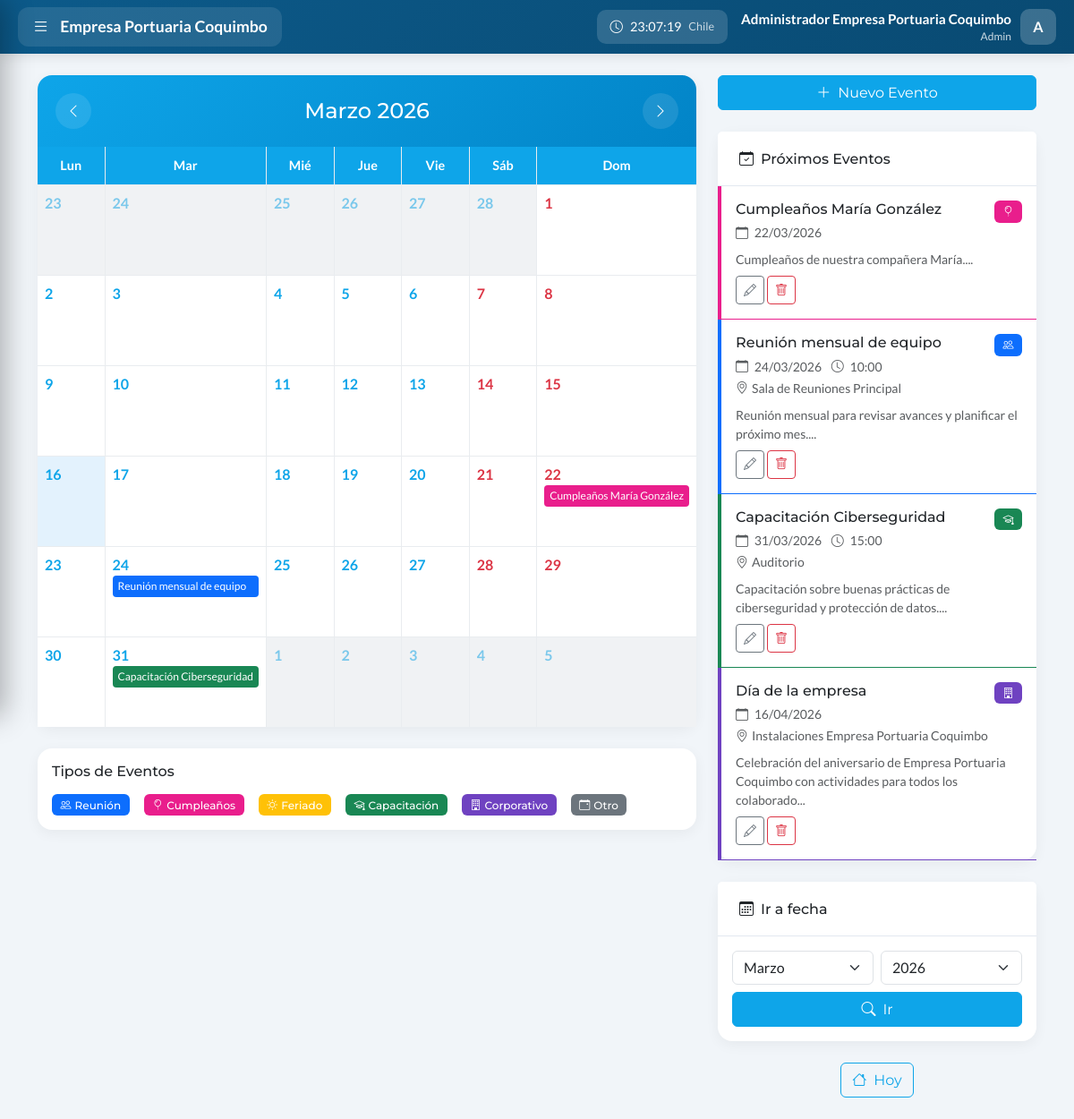
The app's page /eventos.php (signed in) with its own data.
### tables this page shows
CREATE TABLE IF NOT EXISTS users (
    id INT AUTO_INCREMENT PRIMARY KEY,
    name VARCHAR(100) NOT NULL,
    username VARCHAR(50) NOT NULL UNIQUE,
    email VARCHAR(150) NOT NULL UNIQUE,
    password VARCHAR(255) NOT NULL,
    role ENUM('admin', 'soporte', 'social', 'denuncia', 'user') NOT NULL DEFAULT 'user',
    is_active TINYINT(1) DEFAULT 1,
    last_login TIMESTAMP NULL,
    login_attempts INT DEFAULT 0,
    locked_until TIMESTAMP NULL,
    birthday DATE DEFAULT NULL,
    phone VARCHAR(20) DEFAULT NULL,
    department VARCHAR(100) DEFAULT NULL,
    position VARCHAR(100) DEFAULT NULL,
    avatar VARCHAR(255) DEFAULT NULL,
    bio TEXT DEFAULT NULL,
    created_at TIMESTAMP DEFAULT CURRENT_TIMESTAMP,
    updated_at TIMESTAMP DEFAULT CURRENT_TIMESTAMP ON UPDATE CURRENT_TIMESTAMP,
    INDEX idx_username (username),
    INDEX idx_email (email),
    INDEX idx_role (role)
);

CREATE TABLE IF NOT EXISTS events (
    id INT AUTO_INCREMENT PRIMARY KEY,
    title VARCHAR(200) NOT NULL,
    description TEXT DEFAULT NULL,
    event_type ENUM('meeting', 'birthday', 'holiday', 'training', 'corporate', 'other') DEFAULT 'other',
    start_date DATETIME NOT NULL,
    end_date DATETIME DEFAULT NULL,
    all_day TINYINT(1) DEFAULT 0,
    location VARCHAR(200) DEFAULT NULL,
    color VARCHAR(7) DEFAULT '#0a2540',
    is_public TINYINT(1) DEFAULT 1,
    created_by INT DEFAULT NULL,
    department VARCHAR(100) DEFAULT NULL,
    recurrence ENUM('none', 'daily', 'weekly', 'monthly', 'yearly') DEFAULT 'none',
    reminder_minutes INT DEFAULT NULL,
    created_at TIMESTAMP DEFAULT CURRENT_TIMESTAMP,
    updated_at TIMESTAMP DEFAULT CURRENT_TIMESTAMP ON UPDATE CURRENT_TIMESTAMP,
    FOREIGN KEY (created_by) REFERENCES users(id) ON DELETE SET NULL,
    INDEX idx_start_date (start_date),
    INDEX idx_event_type (event_type)
);

### includes/autenticacion.php (called while the page is built, shortened)
<?php
function isLoggedIn() {
    return isset($_SESSION['logged_in']) && $_SESSION['logged_in'] === true;
}
function getCurrentUser() {
    global $pdo;
    $stmt = $pdo->prepare('SELECT id, name, username, email, role FROM users WHERE id = ?');
    $stmt->execute([$_SESSION['user_id']]);
    return $stmt->fetch();
}
?>

### public/eventos.php (the view, shortened to what this page needs)
<?php
require_once '../includes/bootstrap.php';
$user = isLoggedIn() ? getCurrentUser() : null;
$year = isset($_GET['year']) ? (int)$_GET['year'] : date('Y');
$month = isset($_GET['month']) ? (int)$_GET['month'] : date('n');
$firstDay = mktime(0, 0, 0, $month, 1, $year);
$daysInMonth = date('t', $firstDay);
$startingDay = date('N', $firstDay);
$startDate = "$year-" . str_pad($month, 2, '0', STR_PAD_LEFT) . "-01";
$endDate = "$year-" . str_pad($month, 2, '0', STR_PAD_LEFT) . "-$daysInMonth";
$stmt = $pdo->prepare('SELECT * FROM events WHERE DATE(start_date) BETWEEN ? AND ? ORDER BY start_date');
$stmt->execute([$startDate, $endDate]);
$events = $stmt->fetchAll();
$eventsByDay = [];
foreach ($events as $event) {
    $day = (int)date('j', strtotime($event['start_date']));
    $eventsByDay[$day][] = $event;
}
$stmt = $pdo->prepare('SELECT * FROM events WHERE DATE(start_date) >= CURDATE() ORDER BY start_date LIMIT 5');
$stmt->execute();
$upcomingEvents = $stmt->fetchAll();
$eventTypes = [
    'meeting' => ['name' => 'Reunión', 'color' => '#0d6efd', 'icon' => 'people'],
    'birthday' => ['name' => 'Cumpleaños', 'color' => '#e91e8c', 'icon' => 'balloon'],
    'holiday' => ['name' => 'Feriado', 'color' => '#ffc107', 'icon' => 'sun'],
    'training' => ['name' => 'Capacitación', 'color' => '#198754', 'icon' => 'mortarboard'],
    'corporate' => ['name' => 'Corporativo', 'color' => '#6f42c1', 'icon' => 'building'],
    'other' => ['name' => 'Otro', 'color' => '#6c757d', 'icon' => 'calendar-event'],
];
$monthNames = ['', 'Enero', 'Febrero', 'Marzo', 'Abril', 'Mayo', 'Junio', 'Julio', 'Agosto', 'Septiembre', 'Octubre', 'Noviembre', 'Diciembre'];
$dayNames = ['Lun', 'Mar', 'Mié', 'Jue', 'Vie', 'Sáb', 'Dom'];
?>
<!DOCTYPE html>
<html lang="es">
<head>
    <link href="https://cdn.jsdelivr.net/npm/bootstrap@5.3.2/dist/css/bootstrap.min.css" rel="stylesheet">
    <link href="https://cdn.jsdelivr.net/npm/bootstrap-icons@1.11.1/font/bootstrap-icons.css" rel="stylesheet">
    <link href="css/intranet.css" rel="stylesheet">
    <link href="css/eventos.css" rel="stylesheet">
</head>
<body class="has-sidebar">
    <?php include '../includes/barra_lateral.php'; ?>
    <div class="container py-4">
        <div class="row g-4">
            <div class="col-lg-8">
                <div class="card">
                    <div class="calendar-header d-flex justify-content-between align-items-center">
                        <a href="?year=<?= $month == 1 ? $year-1 : $year ?>&month=<?= $month == 1 ? 12 : $month-1 ?>" class="btn-nav">
                            <i class="bi bi-chevron-left"></i>
                        </a>
                        <div class="text-center">
                            <h4 class="mb-0"><?= $monthNames[$month] ?> <?= $year ?></h4>
                        </div>
                        <a href="?year=<?= $month == 12 ? $year+1 : $year ?>&month=<?= $month == 12 ? 1 : $month+1 ?>" class="btn-nav">
                            <i class="bi bi-chevron-right"></i>
                        </a>
                    </div>
                    <div class="calendar-grid">
                        <?php foreach ($dayNames as $day): ?>
                        <div class="calendar-day-header"><?= $day ?></div>
                        <?php endforeach; ?>
                        <?php
                        $prevMonth = $month == 1 ? 12 : $month - 1;
                        $prevYear = $month == 1 ? $year - 1 : $year;
                        $daysInPrevMonth = date('t', mktime(0, 0, 0, $prevMonth, 1, $prevYear));
                        for ($i = $startingDay - 1; $i > 0; $i--):
                            $day = $daysInPrevMonth - $i + 1;
                        ?>
                        <div class="calendar-day other-month">
                            <span class="day-number"><?= $day ?></span>
                        </div>
                        <?php endfor; ?>
                        <?php
                        $today = date('Y-m-d');
                        for ($day = 1; $day <= $daysInMonth; $day++):
                            $currentDate = "$year-" . str_pad($month, 2, '0', STR_PAD_LEFT) . "-" . str_pad($day, 2, '0', STR_PAD_LEFT);
                            $isToday = $currentDate === $today;
                            $dayOfWeek = date('N', mktime(0, 0, 0, $month, $day, $year));
                            $isWeekend = $dayOfWeek >= 6;
                        ?>
                        <div class="calendar-day <?= $isToday ? 'today' : '' ?> <?= $isWeekend ? 'weekend' : '' ?>">
                            <span class="day-number"><?= $day ?></span>
                            <?php if (isset($eventsByDay[$day])): ?>
                                <?php foreach ($eventsByDay[$day] as $event): ?>
                                <div class="calendar-event"
                                     style="background: <?= $eventTypes[$event['event_type']]['color'] ?? '#6c757d' ?>;"
                                     data-bs-toggle="tooltip"
                                     title="<?= htmlspecialchars($event['title']) ?>">
                                    <?= htmlspecialchars($event['title']) ?>
                                </div>
                                <?php endforeach; ?>
                            <?php endif; ?>
                        </div>
                        <?php endfor; ?>
                        <?php
                        $totalCells = $startingDay - 1 + $daysInMonth;
                        $remainingCells = 7 - ($totalCells % 7);
                        if ($remainingCells < 7):
                            for ($day = 1; $day <= $remainingCells; $day++):
                        ?>
                        <div class="calendar-day other-month">
                            <span class="day-number"><?= $day ?></span>
                        </div>
                        <?php endfor; endif; ?>
                    </div>
                </div>
                <div class="card mt-4">
                    <div class="card-body">
                        <h6 class="mb-3">Tipos de Eventos</h6>
                        <div class="d-flex flex-wrap gap-3">
                            <?php foreach ($eventTypes as $type => $info): ?>
                            <span class="badge" style="background: <?= $info['color'] ?>;">
                                <i class="bi bi-<?= $info['icon'] ?> me-1"></i><?= $info['name'] ?>
                            </span>
                            <?php endforeach; ?>
                        </div>
                    </div>
                </div>
            </div>
            <div class="col-lg-4">
                <?php if ($isAdmin): ?>
                <button class="btn btn-primary w-100 mb-4" data-bs-toggle="modal" data-bs-target="#eventModal">
                    <i class="bi bi-plus-lg me-2"></i>Nuevo Evento
                </button>
                <?php endif; ?>
                <div class="card">
                    <div class="card-header bg-white">
                        <h6 class="mb-0"><i class="bi bi-calendar-check me-2"></i>Próximos Eventos</h6>
                    </div>
                    <div class="card-body p-0">
                        <?php if (empty($upcomingEvents)): ?>
                        <div class="text-center py-4 text-muted">
                            <i class="bi bi-calendar-x fs-2 mb-2 d-block"></i>
                            No hay eventos próximos
                        </div>
                        <?php else: ?>
                        <?php foreach ($upcomingEvents as $event): ?>
                        <div class="event-card p-3 border-bottom" style="border-color: <?= $eventTypes[$event['event_type']]['color'] ?? '#6c757d' ?> !important;">
                            <div class="d-flex justify-content-between align-items-start">
                                <div>
                                    <h6 class="mb-1"><?= htmlspecialchars($event['title']) ?></h6>
                                    <small class="text-muted">
                                        <i class="bi bi-calendar me-1"></i>
                                        <?= date('d/m/Y', strtotime($event['start_date'])) ?>
                                        <?php if (!$event['all_day']): ?>
                                        <i class="bi bi-clock ms-2 me-1"></i>
                                        <?= date('H:i', strtotime($event['start_date'])) ?>
                                        <?php endif; ?>
                                    </small>
                                    <?php if ($event['location']): ?>
                                    <br><small class="text-muted">
                                        <i class="bi bi-geo-alt me-1"></i><?= htmlspecialchars($event['location']) ?>
                                    </small>
                                    <?php endif; ?>
                                </div>
                                <span class="badge" style="background: <?= $eventTypes[$event['event_type']]['color'] ?? '#6c757d' ?>;">
                                    <i class="bi bi-<?= $eventTypes[$event['event_type']]['icon'] ?? 'calendar-event' ?>"></i>
                                </span>
                            </div>
                            <?php if ($event['description']): ?>
                            <p class="small text-muted mt-2 mb-0"><?= htmlspecialchars(substr($event['description'], 0, 100)) ?>...</p>
                            <?php endif; ?>
                            <?php if ($isAdmin): ?>
                            <div class="mt-2">
                                <button class="btn btn-sm btn-outline-secondary edit-event"
                                        data-event='<?= json_encode($event) ?>'>
                                    <i class="bi bi-pencil"></i>
                                </button>
                                <form method="POST" class="d-inline" onsubmit="return confirm('¿Eliminar este evento?')">
                                    <button type="submit" class="btn btn-sm btn-outline-danger">
                                        <i class="bi bi-trash"></i>
                                    </button>
                                </form>
                            </div>
                            <?php endif; ?>
                        </div>
                        <?php endforeach; ?>
                        <?php endif; ?>
                    </div>
                </div>
                <div class="card mt-4">
                    <div class="card-header bg-white">
                        <h6 class="mb-0"><i class="bi bi-calendar3 me-2"></i>Ir a fecha</h6>
                    </div>
                    <div class="card-body">
                        <form method="GET" class="row g-2">
                            <div class="col-6">
                                <select name="month" class="form-select">
                                    <?php for ($m = 1; $m <= 12; $m++): ?>
                                    <option value="<?= $m ?>" <?= $m == $month ? 'selected' : '' ?>><?= $monthNames[$m] ?></option>
                                    <?php endfor; ?>
                                </select>
                            </div>
                            <div class="col-6">
                                <select name="year" class="form-select">
                                    <?php for ($y = date('Y') - 2; $y <= date('Y') + 5; $y++): ?>
                                    <option value="<?= $y ?>" <?= $y == $year ? 'selected' : '' ?>><?= $y ?></option>
                                    <?php endfor; ?>
                                </select>
                            </div>
                            <div class="col-12">
                                <button type="submit" class="btn btn-primary w-100">
                                    <i class="bi bi-search me-2"></i>Ir
                                </button>
                            </div>
                        </form>
                    </div>
                </div>
                <div class="text-center mt-4">
                    <a href="?year=<?= date('Y') ?>&month=<?= date('n') ?>" class="btn btn-outline-primary">
                        <i class="bi bi-house me-2"></i>Hoy
                    </a>
                </div>
            </div>
        </div>
    </div>
</body>
</html>

### includes/barra_lateral.php (shortened to what this page needs)
<?php
$isAdmin = in_array($user['role'], ['admin']);
?>
<link href="css/sidebar.css?v=<?= filemtime(__DIR__ . '/../public/css/sidebar.css') ?>" rel="stylesheet">
<div class="epco-topbar">
    <button class="epco-logo-btn" id="sidebarToggle" onclick="toggleSidebar()">
        <i class="bi bi-list menu-icon"></i>
        <span class="logo-text">Empresa Portuaria Coquimbo</span>
    </button>
    <div class="topbar-right">
        <div class="topbar-clock d-none d-md-flex">
            <i class="bi bi-clock"></i>
            <span id="chileTime">--:--:--</span>
            <small class="opacity-75">Chile</small>
        </div>
        <div class="topbar-user">
            <div class="topbar-user-info d-none d-md-block">
                <div class="topbar-user-name"><?= htmlspecialchars($user['name']) ?></div>
                <div class="topbar-user-role"><?= ucfirst($user['role']) ?></div>
            </div>
            <div class="dropdown">
                <div class="topbar-avatar" role="button" data-bs-toggle="dropdown">
                    <?= strtoupper(substr($user['name'], 0, 1)) ?>
                </div>
            </div>
        </div>
    </div>
</div>

### records on screen
users: name "Administrador Empresa Portuaria Coquimbo", role "Admin", name "A"
events: title "Cumpleaños María González", start_date "22/03/2026", description "Cumpleaños de nuestra compañera María."
events: title "Reunión mensual de equipo", start_date "24/03/2026", start_date "10:00", location "Sala de Reuniones Principal", description "Reunión mensual para revisar avances y planificar el próximo mes."
events: title "Capacitación Ciberseguridad", start_date "31/03/2026", start_date "15:00", location "Auditorio", description "Capacitación sobre buenas prácticas de ciberseguridad y protección de datos."
events: title "Día de la empresa", start_date "16/04/2026", location "Instalaciones Empresa Portuaria Coquimbo", description "Celebración del aniversario de Empresa Portuaria Coquimbo con actividades para todos los colaborado"

### other values on screen
$monthNames[$month] "Marzo"
$year "2026"
$day "Lun"
$day "Mar"
$day "Mié"
$day "Jue"
$day "Vie"
$day "Sáb"
$day "Dom"
$day "23"
$day "24"
$day "25"
$day "26"
$day "27"
$day "28"
